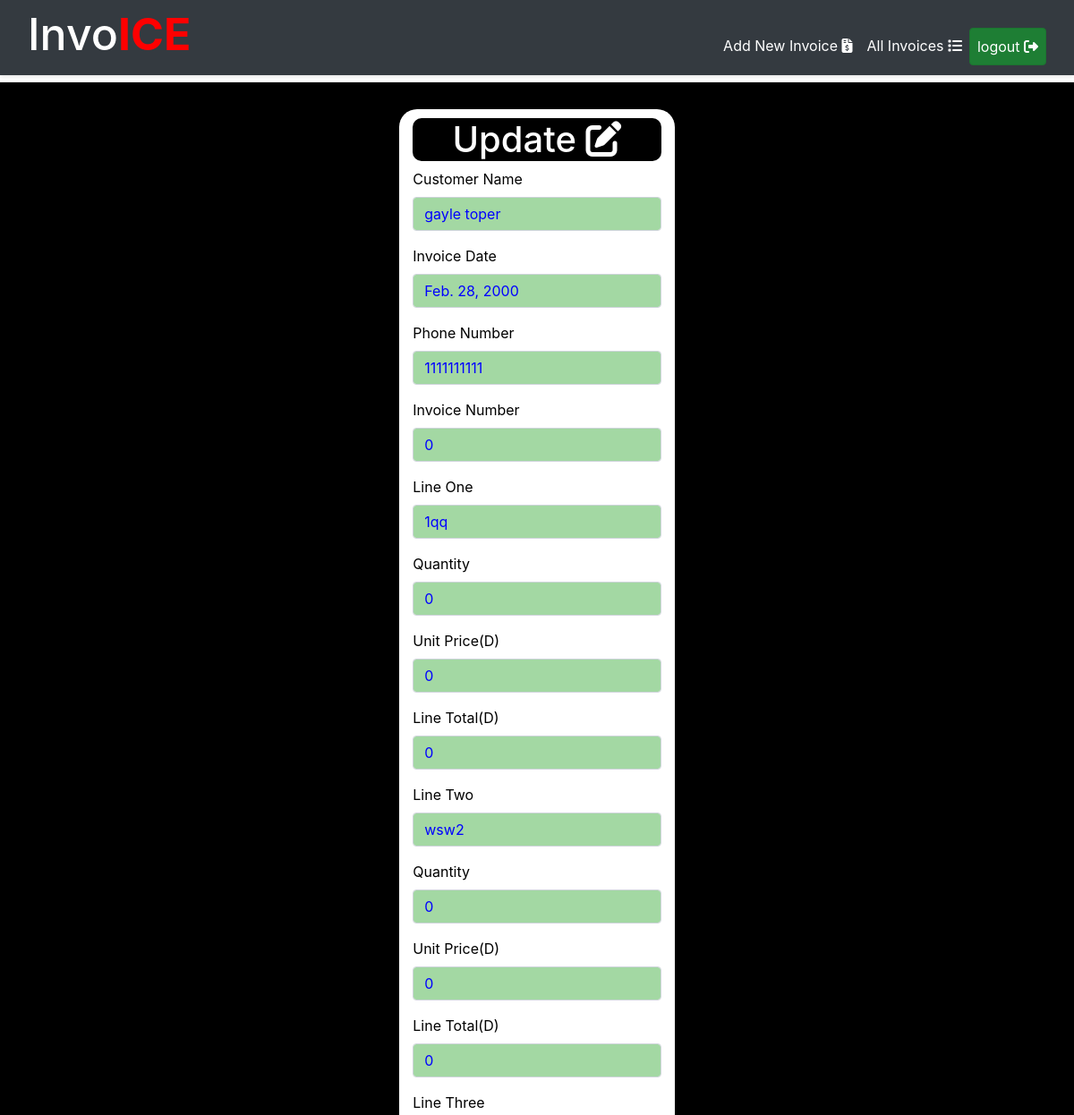
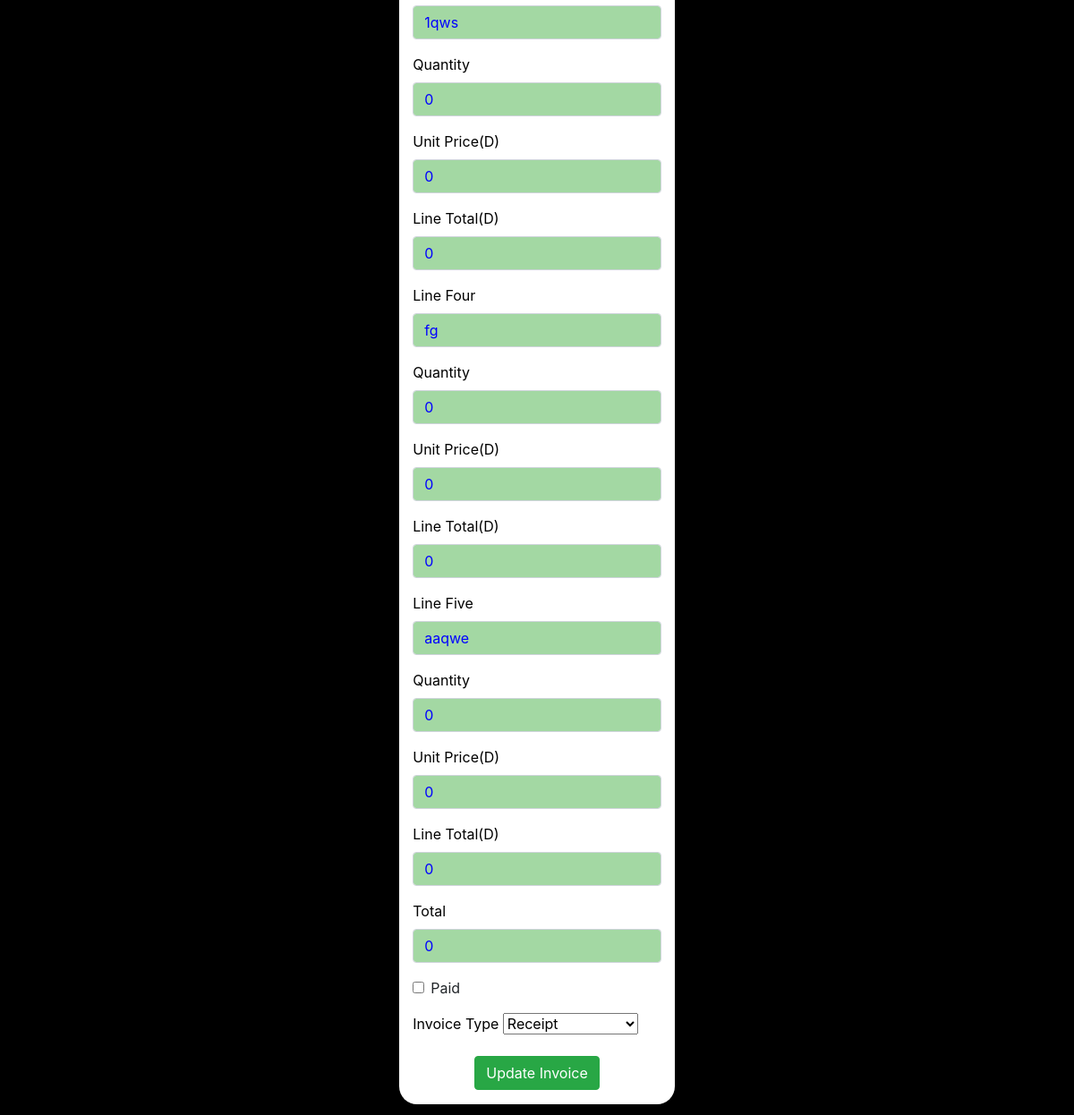
The page /update_invoice/27/ on the database its author committed (2 pictures, top to bottom).
### invoicemgmt/models.py (models this page shows, shortened)
class Invoice(models.Model):
    comments = models.TextField(max_length=3000, default='', blank=True, null=True)
    invoice_number = models.IntegerField(blank=True, null=True)
    invoice_date = models.DateField(blank=True, null=True)
    name = models.CharField('customer Name', max_length=120, default='', blank=True, null=True)
    line_one = models.CharField('Line One', max_length=120, blank=True, null=True)
    line_one_quantity = models.IntegerField('Quantity', default=0, blank=True, null=True)
    line_one_unit_price = models.IntegerField("unit Price(D)", default=0, blank=True, null=True)
    line_one_total_price = models.IntegerField('Line Total(D)', default=0, blank=True, null=True)
    line_two = models.CharField('Line Two', max_length=120, blank=True, null=True)
    line_two_quantity = models.IntegerField('Quantity', default=0, blank=True, null=True)
    line_two_unit_price = models.IntegerField("unit Price(D)", default=0, blank=True, null=True)
    line_two_total_price = models.IntegerField('Line Total(D)', default=0, blank=True, null=True)
    line_three = models.CharField('Line Three', max_length=120, blank=True, null=True)
    line_three_quantity = models.IntegerField('Quantity', default=0, blank=True, null=True)
    line_three_unit_price = models.IntegerField("unit Price(D)", default=0, blank=True, null=True)
    line_three_total_price = models.IntegerField('Line Total(D)', default=0, blank=True, null=True)
    line_four = models.CharField('Line Four', max_length=120, blank=True, null=True)
    line_four_quantity = models.IntegerField('Quantity', default=0, blank=True, null=True)
    line_four_unit_price = models.IntegerField("unit Price(D)", default=0, blank=True, null=True)
    line_four_total_price = models.IntegerField('Line Total(D)', default=0, blank=True, null=True)
    line_five = models.CharField('Line Five', max_length=120, blank=True, null=True)
    line_five_quantity = models.IntegerField('Quantity', default=0, blank=True, null=True)
    line_five_unit_price = models.IntegerField("unit Price(D)", default=0, blank=True, null=True)
    line_five_total_price = models.IntegerField('Line Total(D)', default=0, blank=True, null=True)
    phone_number = models.CharField(max_length=120, default='', blank=True, null=True)
    total = models.IntegerField(default='0', blank=True, null=True)
    balance = models.IntegerField(default='0', blank=True, null=True)
    timestamp = models.DateTimeField(auto_now_add=True, auto_now=False)
    last_updated = models.DateTimeField(auto_now=True, blank=True)
    paid = models.BooleanField(default=False)
    invoice_type_choice = (
        ('Receipt', 'Receipt'),
        ('Proforma Invoice', 'Proforma Invoice'),
        ('Invoice', 'Invoice'),
    )
    invoice_type = models.CharField(max_length=50, default='', blank=True, null=True, choices=invoice_type_choice)

### invoicemgmt/views.py (the view)
# urls.py: path('update_invoice/<str:pk>/', views.update_invoice, name='update_invoice'),
def update_invoice(request, pk):
    queryset = Invoice.objects.get(id=pk)
    form = UpdateInvoiceForm(instance=queryset)
    if request.method == 'POST':
        form = UpdateInvoiceForm(request.POST, instance=queryset)
        if form.is_valid():
            form.save()
            return redirect('list_invoices')
    context = {
        "form": form
    }
    return render(request, 'update.html', context)

### invoicemgmt/forms.py
class UpdateInvoiceForm(forms.ModelForm):
    class Meta:
        model = Invoice
        fields = [
                "name","invoice_date","invoice_number","phone_number",
                "line_one","line_one_quantity","line_one_unit_price","line_one_total_price",
                "line_two","line_two_quantity","line_two_unit_price","line_two_total_price",
                "line_three","line_three_quantity","line_three_unit_price","line_three_total_price",
                "line_four","line_four_quantity","line_four_unit_price","line_four_total_price",
                "line_five","line_five_quantity","line_five_unit_price","line_five_total_price",
                "total","paid","invoice_type",
            ]

### invoicemgmt/templates/update.html (shortened to what this page needs)
{% load static %}
{% include "navbar.html" %}
<html>
<head>
</head>
<link rel="stylesheet" href="https//cdn.jsdelivr.net/npm/bootstrap@4.6.2/dist/css/bootstrap.min.css">
<link href="{% static 'css/update.css' %}" rel="stylesheet">
<link rel="stylesheet" href="https//cdnjs.cloudflare.com/ajax/libs/font-awesome/6.5.1/css/all.min.css" />
<body>
    <div class="row justify-content-center mt-2">
    <div class="col-lg-3">
    <center><h1 class="over">Update <i class="fa-solid fa-pen-to-square"></i></center>
    <form method="POST" action="">
        <div class="mb-3">
            <label for="customer_name" class="form-label">Customer Name</label>
            <input type="text" class="form-control" id="customer_name" name="name" required value="{{ form.name.value }}">
        </div>
        <div class="mb-3">
            <label for="invoice_date" class="form-label">Invoice Date</label>
            <input type="text" value="{{ form.invoice_date.value }}" class="form-control" id="invoice_date" name="invoice_date" required pattern="\d{4}-\d{2}-\d{2}" placeholder="yyyy-mm-dd">
        </div>
        <div class="mb-3">
            <label for="phone_number" class="form-label">Phone Number</label>
            <input type="text" class="form-control" id="phone_number" name="phone_number" required value="{{ form.phone_number.value }}">
        </div>
        <div class="mb-3">
            <label for="quantity_one" class="form-label">Invoice Number</label>
            <input type="number" class="form-control" id="invoice_num" name="invoice_number" value="0" required value="{{ form.invoice_number.value }}">
        </div>
        <div class="mb-3">
            <label for="line_one" class="form-label">Line One</label>
            <input type="text" class="form-control" id="line_one" name="line_one" required value="{{ form.line_one.value }}">
        </div>
        <div class="mb-3">
            <label for="quantity_one" class="form-label">Quantity</label>
            <input type="number" class="form-control" id="quantity_one" name="line_one_quantity" value="0" required value="{{ form.line_one_quantity.value }}">
        </div>
        <div class="mb-3">
            <label for="unit_price_one" class="form-label">Unit Price(D)</label>
            <input type="number" class="form-control" id="unit_price_one" name="line_one_unit_price" value="0" required value="{{ form.line_one_unit_price.value }}">
        </div>
        <div class="mb-3">
            <label for="line_total_one" class="form-label">Line Total(D)</label>
            <input type="number" class="form-control" id="line_total_one" name="line_one_total_price" value="0" required value="{{ form.line_one_total_price.value }}">
        </div>
        <div class="mb-3">
            <label for="line_two" class="form-label">Line Two</label>
            <input type="text" class="form-control" id="line_two" name="line_two" required value="{{ form.line_two.value }}">
        </div>
        <div class="mb-3">
            <label for="quantity_two" class="form-label">Quantity</label>
            <input type="number" class="form-control" id="quantity_two" name="line_two_quantity" value="0" required value="{{ form.line_two_quantity.value }}">
        </div>
        <div class="mb-3">
            <label for="unit_price_two" class="form-label">Unit Price(D)</label>
            <input type="number" class="form-control" id="unit_price_two" name="line_two_unit_price" value="0" required value="{{ form.line_two_unit_price.value }}">
        </div>
        <div class="mb-3">
            <label for="line_total_two" class="form-label">Line Total(D)</label>
            <input type="number" class="form-control" id="line_total_two" name="line_two_total_price" value="0" required value="{{ form.line_two_total_price.value }}">
        </div>
        <div class="mb-3">
            <label for="line_three" class="form-label">Line Three</label>
            <input type="text" class="form-control" id="line_three" name="line_three" required value="{{ form.line_three.value }}">
        </div>
        <div class="mb-3">
            <label for="quantity_thre" class="form-label">Quantity</label>
            <input type="number" class="form-control" id="quantity_three" name="line_three_quantity" value="0" required value="{{ form.line_three_quantity.value }}">
        </div>
        <div class="mb-3">
            <label for="unit_price_three" class="form-label">Unit Price(D)</label>
            <input type="number" class="form-control" id="unit_price_three" name="line_three_unit_price" value="0" required value="{{ form.line_three_unit_price.value }}">
        </div>
        <div class="mb-3">
            <label for="line_total_three" class="form-label">Line Total(D)</label>
            <input type="number" class="form-control" id="line_total_three" name="line_three_total_price" value="0" required value="{{ form.line_three_total_price.value }}">
        </div>
        <div class="mb-3">
            <label for="line_four" class="form-label">Line Four</label>
            <input type="text" class="form-control" id="line_four" name="line_four" required value="{{ form.line_four.value }}">
        </div>
        <div class="mb-3">
            <label for="quantity_four" class="form-label">Quantity</label>
            <input type="number" class="form-control" id="quantity_four" name="line_four_quantity" value="0" required value="{{ form.line_four_quantity.value }}">
        </div>
        <div class="mb-3">
            <label for="unit_price_four" class="form-label">Unit Price(D)</label>
            <input type="number" class="form-control" id="unit_price_four" name="line_four_unit_price" value="0" required value="{{ form.line_four_unit_price.value }}">
        </div>
        <div class="mb-3">
            <label for="line_total_four" class="form-label">Line Total(D)</label>
            <input type="number" class="form-control" id="line_total_four" name="line_four_total_price" value="0" required value="{{ form.line_four_total_price.value }}">
        </div>
        <div class="mb-3">
            <label for="line_five" class="form-label">Line Five</label>
            <input type="text" class="form-control" id="line_five" name="line_five" required value="{{ form.line_five.value }}">
        </div>
        <div class="mb-3">
            <label for="quantity_five" class="form-label">Quantity</label>
            <input type="number" class="form-control" id="quantity_five" name="line_five_quantity" value="0" require value="{{ form.line_five_quantity.value }}"d>
        </div>
        <div class="mb-3">
            <label for="unit_price_five" class="form-label">Unit Price(D)</label>
            <input type="number" class="form-control" id="unit_price_five" name="line_five_unit_price" value="0" required value="{{ form.line_five_unit_price.value }}">
        </div>
        <div class="mb-3">
            <label for="line_total_five" class="form-label">Line Total(D)</label>
            <input type="number" class="form-control" id="line_total_five" name="line_five_total_price" value="0" required value="{{ form.line_five_total_price.value }}">
        </div>
        <div class="mb-3">
            <label for="total" class="form-label">Total</label>
            <input type="number" class="form-control" id="total" name="total" value="0" required>
        </div>
        <div class="mb-3">
            <div class="form-check">
                <input class="form-check-input" type="checkbox" id="paid" name="paid">
                <label class="form-check-label" for="paid">Paid</label>
            </div>
        </div>
        <div class="mb-3">
            <label for="invoice_type" class="form-label">Invoice Type</label>
            <select class="form-select" id="invoice_type" name="invoice_type">
                <option value="Receipt">Receipt</option>
            </select>
        </div>
        <center><button type="submit" class="btn btn-success">Update Invoice</button></center>
    </form>
</div>
</div>
</body>
</html>

### invoicemgmt/static/css/update.css (style rules this page uses)
.col-lg-3 { background-color: white; border-radius: 20px; margin: 30px 0 30px 0; }
.over { margin-top: 10px; color: white; background-color: black; border-radius: 10px; }
.form-label { color: black; }
.form-control { background-color: rgb(163, 216, 163); color: blue; }
.row.justify-content-center.mt-2 { background-color: black; }

### rows shown on the page
Invoice: name "gayle toper", invoice_date "Feb. 28, 2000", phone_number "1111111111", line_one "1qq", line_two "wsw2", line_three "1qws", line_four "fg", line_five "aaqwe"
